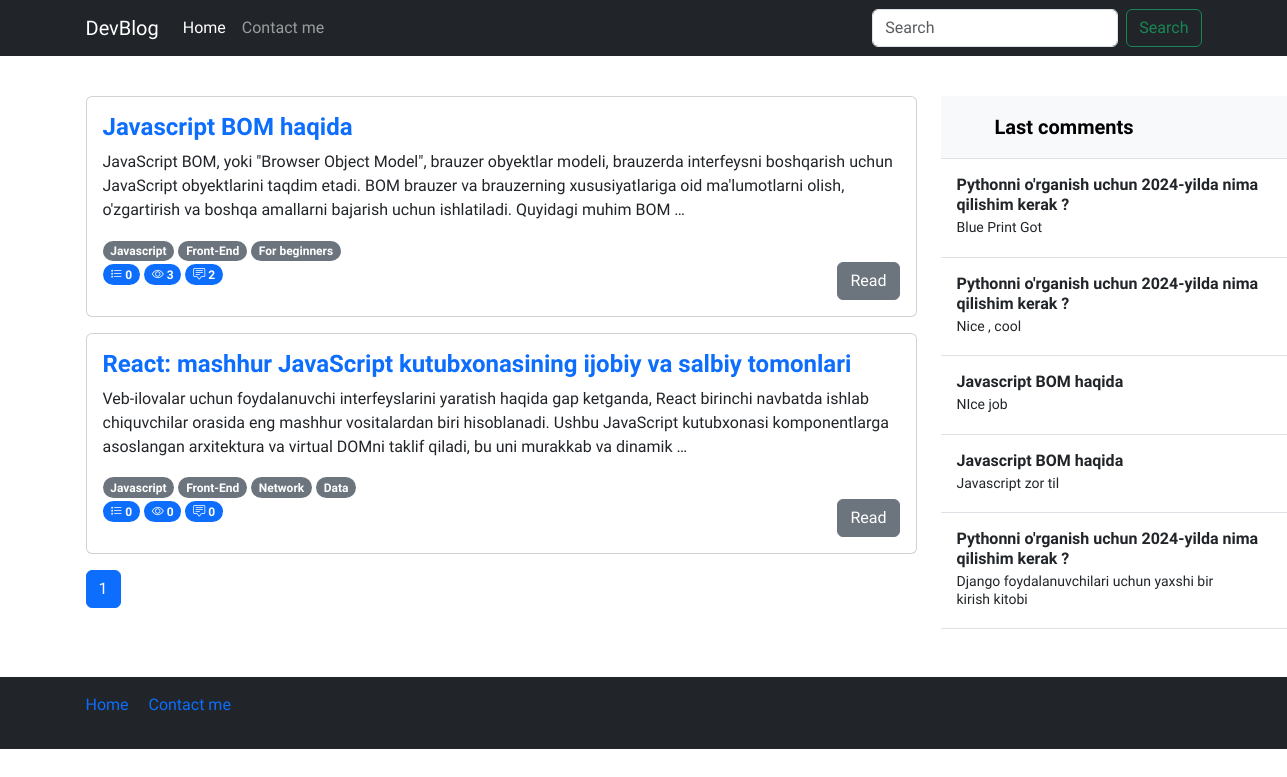
The app's page /javascript/posts with its own data.
### blog/models.py (models this page shows, shortened)
class Post(models.Model):
    title = models.CharField(verbose_name="Post title",max_length=550)
    body = models.TextField(verbose_name="Post body")
    author = models.CharField(verbose_name="Post author",default="Admin",max_length=100)
    category = models.ForeignKey(Category, on_delete=models.PROTECT,related_name='posts')
    tag = models.ManyToManyField(Tag)
    views = models.PositiveIntegerField(default=0)
    publish_date = models.DateTimeField(verbose_name="Published time",auto_now_add=True)
    published = models.BooleanField(default=True)
    on_top = models.BooleanField(default=False)

class Tag(models.Model):
    name = models.CharField(verbose_name="Tag name",max_length=250)
    slug = models.SlugField(max_length=250, unique=True)

class Comment(models.Model):
    author = models.CharField(verbose_name="Comment author",max_length=100,blank=False)
    comment = models.TextField(verbose_name="Comment")
    post = models.ForeignKey(Post, on_delete=models.CASCADE, related_name='comments')

### blog/views.py (the view)
# urls.py: path("<category_slug>/posts", views.category_list, name='category_list'),
def category_list(request,category_slug):
    category = Category.objects.get(slug=category_slug)
    posts = Post.objects.filter(category=category)
    last_comments = Comment.objects.all().order_by("-id")[:10]
    paginator = Paginator(posts, 3)
    page_number = request.GET.get("page")
    page_obj = paginator.get_page(page_number)
    return render(request,"index.html",context={"page_obj":page_obj,"last_comments":last_comments} )

### templates/index.html (shortened to what this page needs)
{% load static %}
<!DOCTYPE html>
<html lang="en">
  <head>
    <link rel="stylesheet" href="{% static 'css/style.css' %}" />
    <link
      rel="stylesheet"
      href="https://cdn.jsdelivr.net/npm/bootstrap-icons@1.11.3/font/bootstrap-icons.min.css"
    />
    <link
      href="https://cdn.jsdelivr.net/npm/bootstrap@5.3.2/dist/css/bootstrap.min.css"
      rel="stylesheet"
    />
  </head>
  <body>
    <header>
      <nav class="navbar navbar-expand-md navbar-dark bg-dark mb-4">
        <div class="container">
          <a class="navbar-brand" href="/">DevBlog</a>
          <div class="collapse navbar-collapse" id="navbarCollapse">
            <ul class="navbar-nav me-auto mb-2 mb-md-0">
              <li class="nav-item">
                <a class="nav-link active" aria-current="page" href="#">Home</a>
              </li>
              <li class="nav-item">
                <a class="nav-link" href="#">Contact me</a>
              </li>
            </ul>
            <form
              class="d-flex"
              role="search"
              action="{% url 'blog:search' %}"
              method="get"
            >
              <input
                class="form-control me-2"
                name="query"
                type="search"
                placeholder="Search"
                aria-label="Search"
                control-id="ControlID-1"
              />
              <button
                class="btn btn-outline-success"
                type="submit"
                control-id="ControlID-2"
              >
                Search
              </button>
            </form>
          </div>
        </div>
      </nav>
    </header>
    <main>
      <section>
        <div class="container-md">
          <div class="row">
            <div class="col-sm-12 col-md-9">
              {% for post in page_obj %}
              <div class="card mb-3">
                <div class="card-body">
                  <div class="content">
                    <a
                      href="{% url 'blog:detail' post.id %}"
                      class="text-decoration-none"
                    >
                      <h4 class="card-title fw-bold">{{post.title}}</h4></a
                    >
                    <p class="card-text">{{post.body|truncatewords:'35'}}</p>
                    {% for tag in post.tag.all %}
                    <span class="badge rounded-pill text-bg-secondary"
                      >{{tag.name}}</span
                    >
                    {% endfor %}
                    <br />
                    <span class="badge bg-primary rounded-pill">
                      <i class="bi bi-list-stars"></i>
                      {{post.ratings.all.count}}
                    </span>
                    <span class="badge bg-primary rounded-pill">
                      <i class="bi bi-eye"></i>
                      {{post.views}}
                    </span>
                    <span class="badge bg-primary rounded-pill">
                      <i class="bi bi-chat-square-text"></i>
                      {{post.comments.all.count}}
                    </span>
                    <a
                      href="{% url 'blog:detail' post.id %}"
                      class="btn btn-secondary float-end"
                      >Read</a
                    >
                  </div>
                </div>
              </div>
              {% empty %}
              <h3>Posts not found !</h3>
              {% endfor %}
              <nav aria-label="...">
                <ul class="pagination">
                  {% for page in page_obj.paginator.page_range %}
                  <li class="page-item {% if page_obj.number == page %} active {% endif %}">
                    <a class="page-link" href="?page={{ page }}">{{ page }}</a>
                  </li>
                  {% endfor %}
                </ul>
              </nav>
            </div>
            <div class="col-sm-none col-md-3">
              <div
                class="d-flex flex-column align-items-stretch flex-shrink-0 bg-body-tertiary"
                style="width: 380px"
              >
                <a
                  href="/"
                  class="d-flex align-items-center flex-shrink-0 p-3 link-body-emphasis text-decoration-none border-bottom"
                >
                  <svg class="bi pe-none me-2" width="30" height="24">
                    <use xlink:href="#bootstrap"></use>
                  </svg>
                  <span class="fs-5 fw-semibold">Last comments</span>
                </a>
                <div
                  class="list-group list-group-flush border-bottom scrollarea"
                >
                  {% for comment in last_comments %}
                  <a
                    href="{% url 'blog:detail' comment.post.id %}"
                    class="list-group-item list-group-item-action py-3 lh-sm"
                  >
                    <div
                      class="d-flex w-100 align-items-center justify-content-between"
                    >
                      <strong class="mb-1">{{comment.post.title}}</strong>
                    </div>
                    <div class="col-10 mb-1 small">{{comment.comment}}</div>
                  </a>
                  {% endfor %}
                </div>
              </div>
            </div>
          </div>
        </div>
      </section>
    </main>
    <footer class="footer mt-auto text-white-50 bg-dark">
      <div class="container">
        <div class="row my-5">
          <div class="col-12">
            <nav
              style="--bs-breadcrumb-divider: '|'"
              aria-label="breadcrumb"
              class="py-3"
            >
              <ol class="breadcrumb">
                <li class="breadcrumb-item">
                  <a href="/" class="text-decoration-none">Home</a>
                </li>
                <li class="breadcrumb-item" aria-current="page">
                  <a href="#" class="text-decoration-none">Contact me</a>
                </li>
              </ol>
            </nav>
          </div>
        </div>
      </div>
    </footer>
  </body>
</html>

### staticfiles/css/style.css (style rules this page uses)
* { font-family: 'Onest', sans-serif !important; }

### records on screen
Post: title "Javascript BOM haqida", body "JavaScript BOM, yoki \"Browser Object Model\", brauzer obyektlar modeli, brauzerda interfeysni boshqarish uchun JavaScript obyektlarini taqdim etadi. BOM brauzer va brauzerning xususiyatlariga oid ma'lumotlarni olish, o'zgartirish va boshqa amallarni bajarish uchun ishlatiladi. Quyidagi muhim BOM …", ratings.all.count "0", views "3", comments.all.count "2"
Tag: name "Javascript"
Tag: name "Front-End"
Tag: name "For beginners"
Post: title "React: mashhur JavaScript kutubxonasining ijobiy va salbiy tomonlari", body "Veb-ilovalar uchun foydalanuvchi interfeyslarini yaratish haqida gap ketganda, React birinchi navbatda ishlab chiquvchilar orasida eng mashhur vositalardan biri hisoblanadi. Ushbu JavaScript kutubxonasi komponentlarga asoslangan arxitektura va virtual DOMni taklif qiladi, bu uni murakkab va dinamik …", ratings.all.count "0", views "0", comments.all.count "0"
Tag: name "Network"
Tag: name "Data"
Comment: post "Pythonni o'rganish uchun 2024-yilda nima qilishim kerak ?", comment "Blue Print Got"
Comment: post "Pythonni o'rganish uchun 2024-yilda nima qilishim kerak ?", comment "Nice , cool"
Comment: post "Javascript BOM haqida", comment "NIce job"
Comment: post "Javascript BOM haqida", comment "Javascript zor til"
Comment: post "Pythonni o'rganish uchun 2024-yilda nima qilishim kerak ?", comment "Django foydalanuvchilari uchun yaxshi bir kirish kitobi"

### other values on screen
{{ page }} "1"
